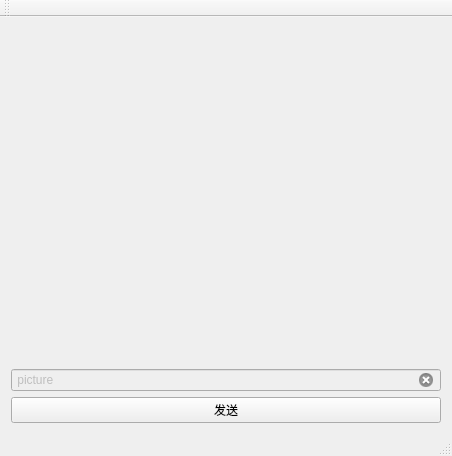
<?xml version="1.0" encoding="UTF-8"?>
<ui version="4.0">
 <class>MainWindow</class>
 <widget class="QMainWindow" name="MainWindow">
  <property name="geometry">
   <rect>
    <x>0</x>
    <y>0</y>
    <width>452</width>
    <height>456</height>
   </rect>
  </property>
  <property name="cursor">
   <cursorShape>UpArrowCursor</cursorShape>
  </property>
  <property name="mouseTracking">
   <bool>true</bool>
  </property>
  <property name="acceptDrops">
   <bool>true</bool>
  </property>
  <property name="windowTitle">
   <string>MainWindow</string>
  </property>
  <property name="autoFillBackground">
   <bool>true</bool>
  </property>
  <widget class="QWidget" name="centralWidget">
   <layout class="QVBoxLayout" name="verticalLayout">
    <item>
     <widget class="QLabel" name="label">
      <property name="text">
       <string/>
      </property>
     </widget>
    </item>
    <item>
     <widget class="QLineEdit" name="lineEdit">
      <property name="enabled">
       <bool>false</bool>
      </property>
      <property name="text">
       <string> picture</string>
      </property>
      <property name="dragEnabled">
       <bool>true</bool>
      </property>
      <property name="clearButtonEnabled">
       <bool>true</bool>
      </property>
     </widget>
    </item>
    <item>
     <widget class="QPushButton" name="pushButton">
      <property name="text">
       <string>发送</string>
      </property>
     </widget>
    </item>
   </layout>
  </widget>
  <widget class="QMenuBar" name="menuBar">
   <property name="geometry">
    <rect>
     <x>0</x>
     <y>0</y>
     <width>452</width>
     <height>23</height>
    </rect>
   </property>
  </widget>
  <widget class="QToolBar" name="mainToolBar">
   <attribute name="toolBarArea">
    <enum>TopToolBarArea</enum>
   </attribute>
   <attribute name="toolBarBreak">
    <bool>false</bool>
   </attribute>
  </widget>
  <widget class="QStatusBar" name="statusBar"/>
 </widget>
 <layoutdefault spacing="6" margin="11"/>
 <resources/>
 <connections/>
</ui>
